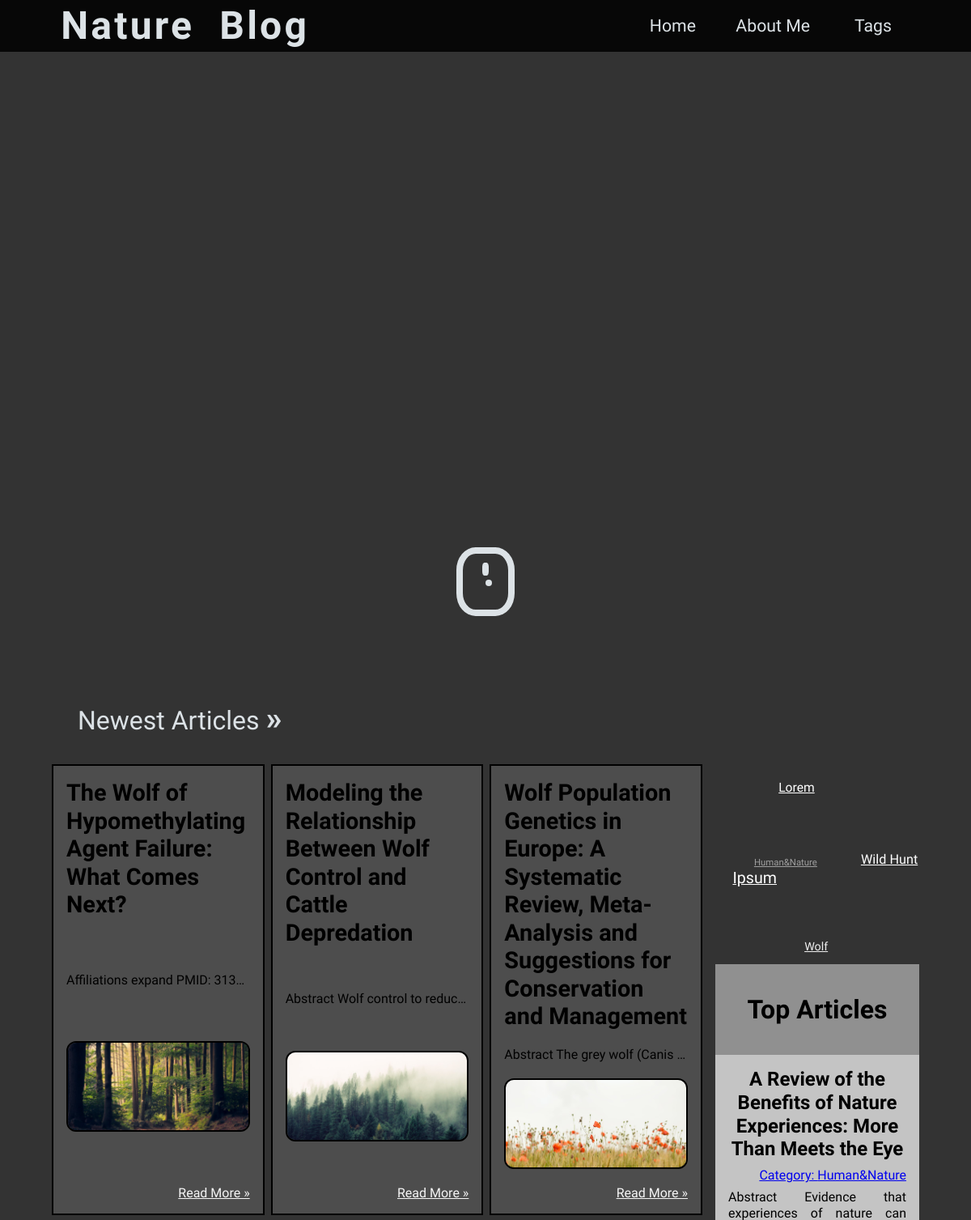
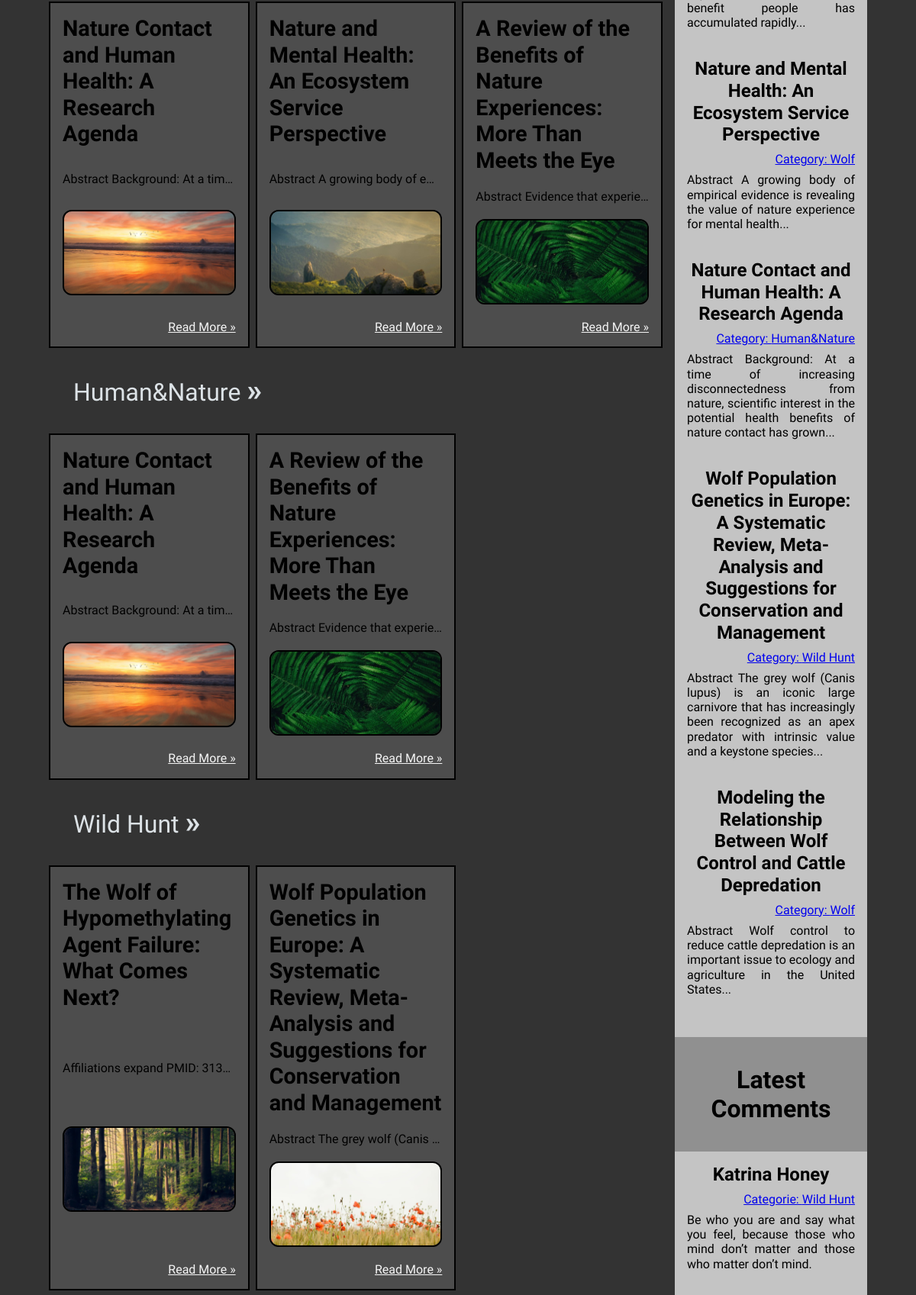
The page / (upper part) on the database its author committed (2 pictures, top to bottom).
### tables this page shows
CREATE TABLE `articles` (
  `id` int(11) NOT NULL,
  `title` text DEFAULT NULL,
  `text` text DEFAULT NULL,
  `pubdate` timestamp NOT NULL DEFAULT current_timestamp(),
  `categorieID` int(11) NOT NULL,
  `views` int(11) NOT NULL DEFAULT 0,
  `img` text NOT NULL
);

CREATE TABLE `categories` (
  `id` int(11) NOT NULL,
  `name` varchar(350) NOT NULL
);

CREATE TABLE `comments` (
  `id` int(11) NOT NULL,
  `articleID` int(11) NOT NULL,
  `author` varchar(100) DEFAULT NULL,
  `nickname` varchar(100) DEFAULT NULL,
  `comment` text DEFAULT NULL,
  `email` varchar(150) DEFAULT NULL,
  `pubdate` timestamp NOT NULL DEFAULT current_timestamp(),
  `img` varchar(200) NOT NULL
);

### includes/tagBox.php (called while the page is built, shortened)
<?php
$categories = mysqli_query($connection, "SELECT * FROM `categories`")
?>

### includes/config.php (called while the page is built, shortened)
<?php
$config = array(
  'title' => 'Nature Blog',
  'db' => array(
    'server' => '127.0.0.1',
    'username' => 'root',
    'password' => '',
    'name' => 'NatureBlog'
  )
);

### index.php (the view, shortened to what this page needs)
<?php
require "includes/config.php";
?>
<!DOCTYPE html>
<html lang="en">
<head>
  <link rel="stylesheet" href="css/main.min.css" />
</head>
<body>
  <?php include 'includes/tagBox.php' ?>
  <div class="showcase-container">
    <nav>
      <div class="nature-blog">
        <h1><?php echo $config['title']; ?></h1>
      </div>
      <div class="menu-wrapper">
        <ul class="menu">
          <li><a href="#" target="_blank">Home</a></li>
          <li><a href="pages/about-me.php">About Me</a></li>
          <li class="menuTags"><a href="#">Tags</a></li>
        </ul>
      </div>
    </nav>
    <div class="showcase-video-wrapper">
      <video class="showcase-video" autoplay="autoplay" muted="muted" loop>
        <source src="media/Wolf - 27516.mp4" type="video/mp4" />
      </video>
      <a href="#section1" class="mouse">
        <div class="scroll"></div>
        <div class="dot"></div>
      </a>
    </div>
  </div>
  <section class="main-content-wrapper">
    <main id="section1" class="main-content">
      <div class="main-left show-on-scroll">
        <div class="title">
          <a href="" class="tagArt">
            Newest Articles <span> &#187;</span>
          </a>
        </div>
        <div class="articles-block">
          <?php
          $articles = mysqli_query($connection, "SELECT * FROM `articles` ORDER BY `id` DESC LIMIT 10 ");
          ?>
          <?php
          while ($art = mysqli_fetch_assoc($articles)) {
          ?>
            <div class="article">
              <h2 class="idx-art-h2"><?php echo $art['title']; ?></h2>
              <p class="idx-art-para">
                <?php echo $art['text']; ?>
              </p>
              <img class="idx-art-img" src="media/articles/<?php echo $art['img']; ?>min.jpg" alt="image of nature" />
              <span><a href="pages/article.php?id=<?php echo $art['id']; ?>">Read More &#187;</a></span>
            </div>
          <?php
          }
          ?>
        </div>
        <div class="title">
          <a href="pages/articles.php?categorie=1" class="tagArt">
            <?php
            $cat = mysqli_query($connection, "SELECT * FROM `categories` WHERE `id`=1");
            $humanCat = mysqli_fetch_assoc($cat);
            echo $humanCat['name'];
            ?>
            <span> &#187;</span>
          </a>
        </div>
        <div class="articles-block">
          <?php
          $articles = mysqli_query($connection, "SELECT * FROM `articles` WHERE `categorieID`=1 ORDER BY `id` DESC LIMIT 3");
          while ($art = mysqli_fetch_assoc($articles)) {
          ?>
            <div class="article">
              <h2 class="idx-art-h2"><?php echo $art['title']; ?></h2>
              <p class="idx-art-para">
                <?php echo $art['text']; ?>
              </p>
              <img class="idx-art-img" src="media/articles/<?php echo $art['img']; ?>min.jpg" alt="" />
              <span><a href="pages/article.php?id=<?php echo $art['id']; ?>">Read More &#187;</a></span>
            </div>
          <?php } ?>
        </div>
        <div class="title">
          <a class="tagArt" href="pages/articles.php?categorie=3">
            <?php
            $cat = mysqli_query($connection, "SELECT * FROM `categories` WHERE `id`=3");
            $humanCat = mysqli_fetch_assoc($cat);
            echo $humanCat['name'];
            ?>
            <span> &#187;</span>
          </a>
        </div>
        <div class="articles-block">
          <?php
          $articles = mysqli_query($connection, "SELECT * FROM `articles` WHERE `categorieID`=3 ORDER BY `id` DESC LIMIT 3");
          while ($art = mysqli_fetch_assoc($articles)) {
          ?>
            <div class="article">
              <h2 class="idx-art-h2"><?php echo $art['title']; ?></h2>
              <p class="idx-art-para">
                <?php echo $art['text']; ?>
              </p>
              <img class="idx-art-img" src="media/articles/<?php echo $art['img']; ?>min.jpg" alt="" />
              <span><a href="pages/article.php?id=<?php echo $art['id']; ?>">Read More &#187;</a></span>
            </div>
          <?php } ?>
        </div>
        <div class="interesting-fact-wrapper">
        </div>
      </div>
      <div class="main-right">
        <?php include 'includes/tagCloud.php'; ?>
        <div class="top-articles">
          <div class="top-articles-header">
            <h2>Top Articles</h2>
          </div>
          <div class="articles-section">
            <?php
            $toparticles = mysqli_query($connection, "SELECT * FROM `articles` LIMIT 0, 5
            ");
            ?>
            <?php
            while ($topArt = mysqli_fetch_array($toparticles)) { ?>
              <div class="top-articles-article">
                <div class="name">
                  <h2><?php echo $topArt['title'] ?></h2>
                </div>
                <?php
                $art_cat = false;
                foreach ($categories as $cat) {
                  if ($cat['id'] == $topArt['categorieID']) {
                    $art_cat = $cat;
                    break;
                  }
                }
                ?>
                <div class="category"><a href="pages/article.php">Category: <?php echo $art_cat['name']; ?> </a></div>
                <div class="desc">
                  <?php
                  $content = $topArt['text'];
                  $dot = ".";
                  $position = stripos($content, $dot);
                  if ($position) {
                    $firstTwo = substr($content, 0, $position);
                    echo $firstTwo . "...";
                  } else {
                  }
                  ?>
                </div>
              </div>
            <?php
            };
            ?>
          </div>
        </div>
        <div class="top-articles">
          <div class="top-articles-header">
            <h2>Latest Comments</h2>
          </div>
          <div class="articles-section">
            <?php
            $comments = mysqli_query($connection, "SELECT * FROM `comments` ORDER BY `id` DESC LIMIT 5");
            while ($com = mysqli_fetch_assoc($comments)) {
            ?>
              <div class="top-articles-article">
                <div class="name">
                  <h2><?php echo $com['author'] . ' ' . $com['nickname']; ?></h2>
                </div>
                <?php
                $newArt = mysqli_query($connection, "SELECT * FROM `articles`");
                while ($Art = mysqli_fetch_assoc($newArt)) {
                  if ($com['articleID'] == $Art['id']) {
                    $comCatID = $Art['categorieID'];
                    break;
                  };
                };
                $commentCategorie = mysqli_query($connection, "SELECT * FROM `categories`");
                while ($comCat = mysqli_fetch_assoc($commentCategorie)) {
                  if ($comCatID == $comCat['id']) {
                    $rightCat = $comCat;
                    break;
                  }
                }
                ?>
                <div class="category"><a href="#">Categorie: <?php echo $rightCat['name']; ?></a></div>
                <div class="desc">
                  <?php echo $com['comment']; ?>
                </div>
              </div>
            <?php } ?>
          </div>
        </div>
      </div>
    </main>
  </section>
</body>
</html>

### includes/tagCloud.php
<?php
$cater = mysqli_query($connection, "SELECT * FROM `categories`");
?>
<div class="cloud">
  <div class="tagBall">
    <?php
    while ($catt = mysqli_fetch_assoc($cater)) {
    ?>
      <a class="tag" href="categorie.php?=id<?php echo $catt['id']; ?>"><?php echo $catt['name']; ?></a>
    <?php } ?>
  </div>
</div>

### rows shown on the page
articles: title "The Wolf of Hypomethylating Agent Failure: What Comes Next?", text "Affiliations expand PMID: 313…", shows a picture
articles: title "Modeling the Relationship Between Wolf Control and Cattle Depredation", text "Abstract Wolf control to reduc…", shows a picture, categorieID.name "Wolf", text "Abstract Wolf control to reduce cattle depredation is an important issue to ecology and agriculture in the United States"
articles: title "Wolf Population Genetics in Europe: A Systematic Review, Meta-Analysis and Suggestions for Conservation and Management", text "Abstract The grey wolf (Canis…", shows a picture, categorieID.name "Wild Hunt", text "Abstract The grey wolf (Canis lupus) is an iconic large carnivore that has increasingly been recognized as an apex predator with intrinsic value and a keystone species"
articles: title "Nature Contact and Human Health: A Research Agenda", text "Abstract Background: At a tim…", shows a picture, categorieID.name "Human&Nature", text "Abstract Background: At a time of increasing disconnectedness from nature, scientific interest in the potential health benefits of nature contact has grown"
articles: title "Nature and Mental Health: An Ecosystem Service Perspective", text "Abstract A growing body of e…", shows a picture, categorieID.name "Wolf", text "Abstract A growing body of empirical evidence is revealing the value of nature experience for mental health"
articles: title "A Review of the Benefits of Nature Experiences: More Than Meets the Eye", text "Abstract Evidence that experie…", shows a picture, categorieID.name "Human&Nature", text "Abstract Evidence that experiences of nature can benefit people has accumulated rapidly"
categories: name "Human&Nature"
categories: name "Wild Hunt"
categories: name "Wolf"
categories: name "Lorem"
categories: name "Ipsum"
comments: author "Katrina", nickname "Honey", categories.name "Wild Hunt", comment "Be who you are and say what you feel, because those who mind don’t matter and those who matter don’t mind."

### other values the page prints
$config['title'] "Nature Blog"
